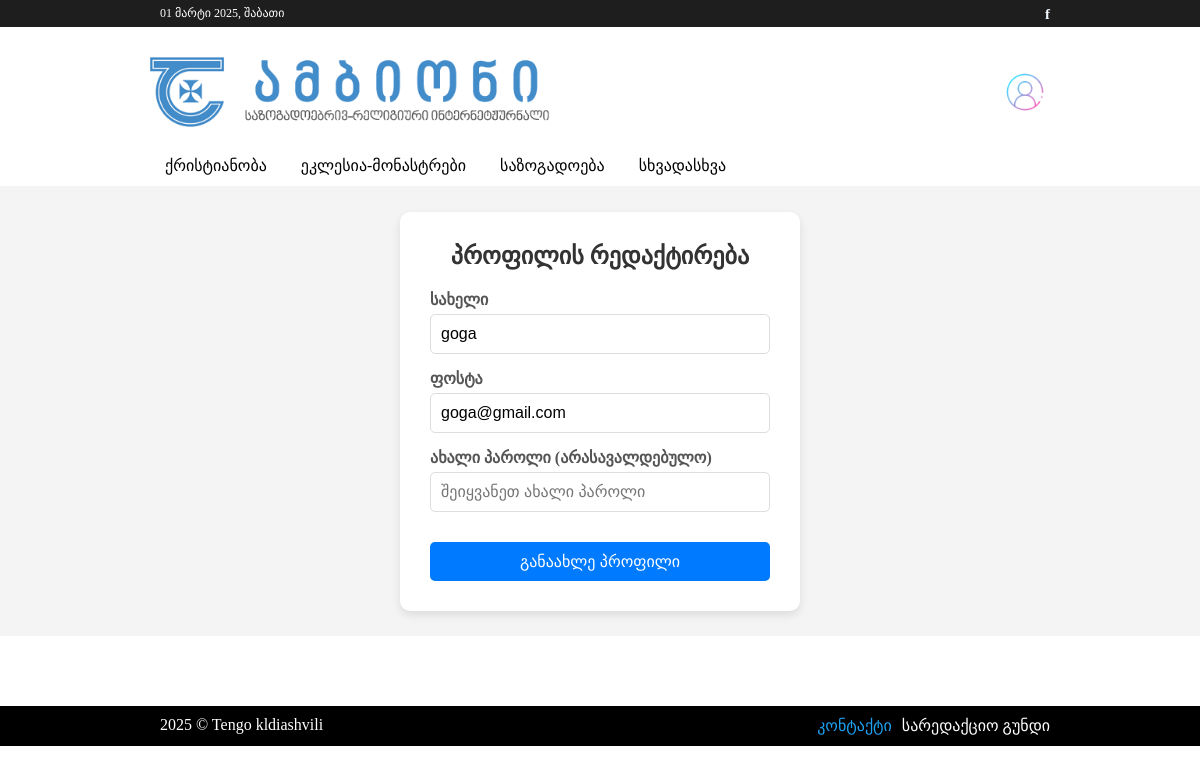
The page /?profile (signed in) on the database its author committed.
### tables this page shows
CREATE TABLE `navs` (
  `id` int(11) NOT NULL,
  `name` varchar(30) NOT NULL,
  `navs_description` text NOT NULL
);

CREATE TABLE `users` (
  `id` int(6) UNSIGNED NOT NULL,
  `email` varchar(255) NOT NULL,
  `username` varchar(255) NOT NULL,
  `password` varchar(255) NOT NULL,
  `reg_date` timestamp NOT NULL DEFAULT current_timestamp() ON UPDATE current_timestamp(),
  `is_admin` tinyint(1) DEFAULT 0
);

### src/navs.php (the view, shortened to what this page needs)
<?php
include "db/connect.php";
$nav = mysqli_fetch_all($connect->query("SELECT name,id FROM navs"));
?>
<div class="navheader">
    <nav>
        <ul>
        <?php
        $count = 0;
        foreach($nav as $navs){
            if ($count >= 4) break;?>
            <li><a href="?nav=<?=$navs[1]?>"><?=htmlspecialchars($navs[0])?></a></li>
        <?php
            $count++;
        }?>
        </ul>
    </nav>
</div>

### src/profile.php (shortened to what this page needs)
<?php
$user_id = $_SESSION['user_id'];
$sql = "SELECT * FROM users WHERE id='$user_id'";
$res = mysqli_query($connect, $sql);
$user = mysqli_fetch_assoc($res);
?>
<div class="custom-profile-container">
        <div class="custom-profile-form">
            <h2>პროფილის რედაქტირება</h2>
            <form method="POST">
                <div class="custom-form-group">
                    <label for="username">სახელი</label>
                    <input type="text" name="username" id="username" value="<?= htmlspecialchars($user['username']) ?>" required>
                </div>
                <div class="custom-form-group">
                    <label for="email">ფოსტა</label>
                    <input type="email" name="email" id="email" value="<?= htmlspecialchars($user['email']) ?>" required>
                </div>
                <div class="custom-form-group">
                    <label for="password">ახალი პაროლი (არასავალდებულო)</label>
                    <input type="password" name="password" id="password" placeholder="შეიყვანეთ ახალი პაროლი">
                </div>
                <button type="submit" class="custom-button">განაახლე პროფილი</button>
            </form>
        </div>
    </div>

### src/style.css (style rules this page uses)
* { margin: 0; padding: 0; box-sizing: border-box; }
.navheader { margin-top: 25px; border: solid 0px; width: 100%; height: 30px; box-shadow: 0 4px 6px rgba(0, 0, 0, 0.1); align-items: center; }
.navheader nav { height: 20px; margin: auto; width: 75%; }
.navheader ul { list-style: none; margin: 0; padding: 0; }
.navheader li { display: inline-block; margin: 0 15px; }
.navheader a { text-decoration: none; position: relative; padding: 10px 0; color: black; }
.navheader a::before { content: ""; width: 100%; height: 4px; position: absolute; left: 0; bottom: 0; background: #fff; transition: 0.3s transform ease; transform: scale3d(0, 1, 1); transform-origin: 0 50%; }
.navheader a::before { transform-origin: 50% 50%; background: #1a8be8; }
.custom-form-group { margin-bottom: 15px; }
.custom-form-group label { display: block; font-weight: bold; margin-bottom: 5px; }
.custom-form-group input { width: 100%; padding: 10px; border-radius: 4px; border: 1px solid #ccc; font-size: 16px; }
.custom-button { width: 100%; padding: 12px; background-color: #007bff; color: white; border: none; border-radius: 4px; cursor: pointer; font-size: 16px; margin-top: 15px; }
.custom-button { width: 100%; padding: 12px; background-color: #00d0ff; color: white; border: none; border-radius: 4px; cursor: pointer; font-size: 16px; margin-top: 15px; }
.custom-profile-container { display: flex; justify-content: center; align-items: center; padding: 20px; height: 450px; background-color: #f4f4f4; }
.custom-profile-form { background: #ffffff; padding: 30px; border-radius: 10px; box-shadow: 0 4px 10px rgba(0, 0, 0, 0.1); width: 100%; max-width: 400px; text-align: center; }
.custom-profile-form h2 { margin-bottom: 20px; color: #333; }
.custom-form-group { margin-bottom: 15px; text-align: left; }
.custom-form-group label { display: block; margin-bottom: 5px; font-weight: bold; color: #555; }
.custom-form-group input { width: 100%; padding: 10px; border: 1px solid #ddd; border-radius: 5px; font-size: 16px; }
.custom-button { width: 100%; padding: 10px; background-color: #007BFF; color: #ffffff; font-size: 16px; border: none; border-radius: 5px; cursor: pointer; transition: background-color 0.3s; }

### rows shown on the page
navs: name "ქრისტიანობა"
navs: name "ეკლესია-მონასტრები"
navs: name "საზოგადოება"
navs: name "სხვადასხვა"
users: username "goga", email "goga@gmail.com"

### other values the page prints
$date "01 მარტი 2025, შაბათი"
